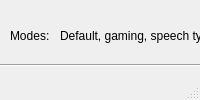
<?xml version="1.0" encoding="UTF-8"?>
<ui version="4.0">
 <class>MainWindow</class>
 <widget class="QMainWindow" name="MainWindow">
  <property name="windowTitle">
   <string>MainWindow</string>
  </property>
  <property name="layoutDirection">
   <enum>Qt::LeftToRight</enum>
  </property>
  <widget class="QWidget" name="centralwidget">
   <widget class="Line" name="line">
    <property name="geometry">
     <rect>
      <x>0</x>
      <y>50</y>
      <width>621</width>
      <height>31</height>
     </rect>
    </property>
    <property name="frameShadow">
     <enum>QFrame::Sunken</enum>
    </property>
    <property name="orientation">
     <enum>Qt::Horizontal</enum>
    </property>
   </widget>
   <widget class="QPushButton" name="start_button">
    <property name="geometry">
     <rect>
      <x>490</x>
      <y>10</y>
      <width>111</width>
      <height>41</height>
     </rect>
    </property>
    <property name="text">
     <string>Start recognition</string>
    </property>
   </widget>
   <widget class="QLabel" name="modes_label">
    <property name="geometry">
     <rect>
      <x>10</x>
      <y>20</y>
      <width>61</width>
      <height>31</height>
     </rect>
    </property>
    <property name="text">
     <string>Modes:</string>
    </property>
   </widget>
   <widget class="QLabel" name="modes_label_2">
    <property name="geometry">
     <rect>
      <x>60</x>
      <y>20</y>
      <width>281</width>
      <height>31</height>
     </rect>
    </property>
    <property name="font">
     <font>
      <underline>false</underline>
     </font>
    </property>
    <property name="text">
     <string>Default, gaming, speech typing</string>
    </property>
   </widget>
   <widget class="Line" name="vertical_line">
    <property name="geometry">
     <rect>
      <x>460</x>
      <y>0</y>
      <width>21</width>
      <height>61</height>
     </rect>
    </property>
    <property name="orientation">
     <enum>Qt::Vertical</enum>
    </property>
   </widget>
   <widget class="QPlainTextEdit" name="text_app">
    <property name="geometry">
     <rect>
      <x>10</x>
      <y>80</y>
      <width>331</width>
      <height>381</height>
     </rect>
    </property>
    <property name="autoFillBackground">
     <bool>true</bool>
    </property>
    <property name="plainText">
     <string/>
    </property>
   </widget>
  </widget>
  <widget class="QMenuBar" name="menubar">
   <property name="geometry">
    <rect>
     <x>0</x>
     <y>0</y>
     <width>622</width>
     <height>26</height>
    </rect>
   </property>
  </widget>
  <widget class="QStatusBar" name="statusbar"/>
 </widget>
 <resources/>
 <connections/>
</ui>
